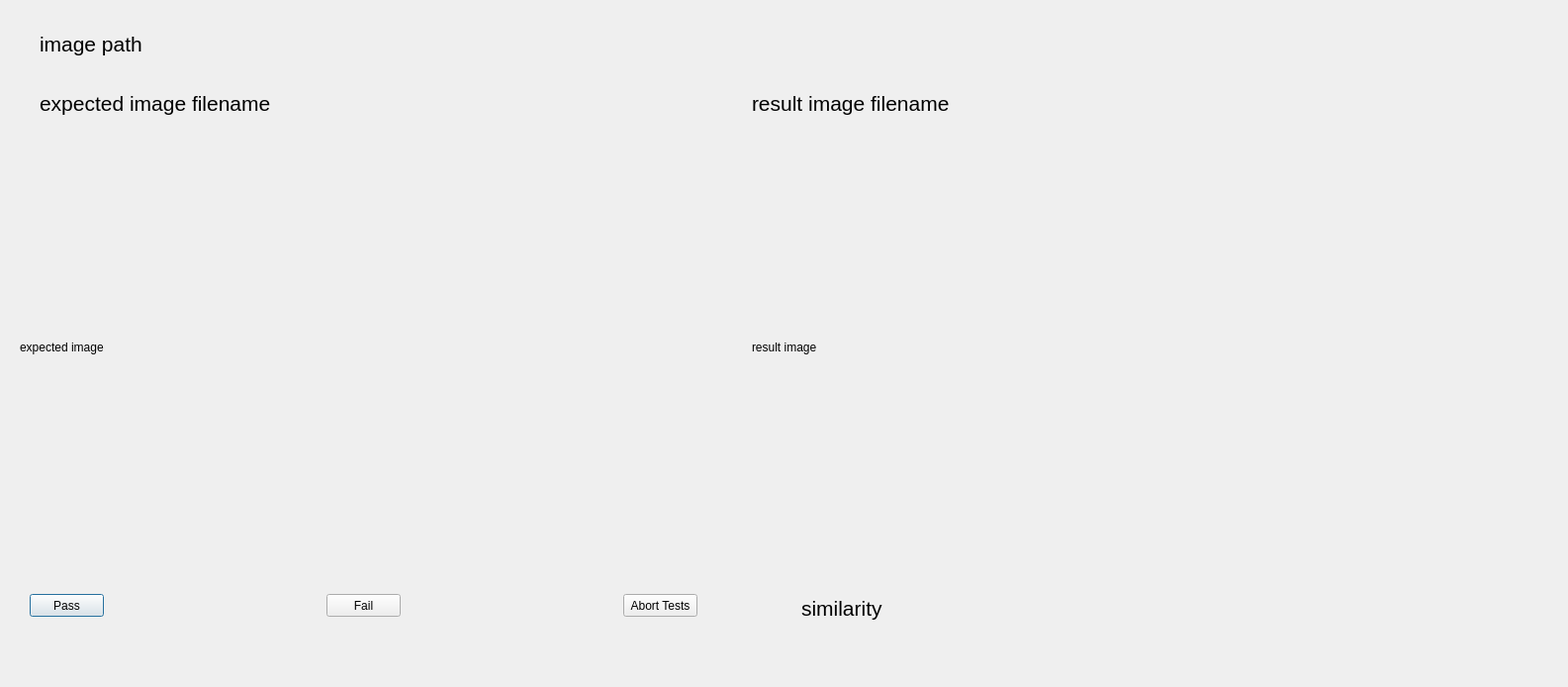
<?xml version="1.0" encoding="UTF-8"?>
<ui version="4.0">
 <class>MismatchWindow</class>
 <widget class="QDialog" name="MismatchWindow">
  <property name="geometry">
   <rect>
    <x>0</x>
    <y>0</y>
    <width>1585</width>
    <height>694</height>
   </rect>
  </property>
  <property name="windowTitle">
   <string>MismatchWindow</string>
  </property>
  <widget class="QLabel" name="expectedImage">
   <property name="geometry">
    <rect>
     <x>20</x>
     <y>170</y>
     <width>720</width>
     <height>362</height>
    </rect>
   </property>
   <property name="text">
    <string>expected image</string>
   </property>
  </widget>
  <widget class="QLabel" name="resultImage">
   <property name="geometry">
    <rect>
     <x>760</x>
     <y>170</y>
     <width>720</width>
     <height>362</height>
    </rect>
   </property>
   <property name="text">
    <string>result image</string>
   </property>
  </widget>
  <widget class="QLabel" name="resultFilename">
   <property name="geometry">
    <rect>
     <x>760</x>
     <y>90</y>
     <width>800</width>
     <height>28</height>
    </rect>
   </property>
   <property name="font">
    <font>
     <pointsize>16</pointsize>
    </font>
   </property>
   <property name="text">
    <string>result image filename</string>
   </property>
  </widget>
  <widget class="QLabel" name="expectedFilename">
   <property name="geometry">
    <rect>
     <x>40</x>
     <y>90</y>
     <width>700</width>
     <height>28</height>
    </rect>
   </property>
   <property name="font">
    <font>
     <pointsize>16</pointsize>
    </font>
   </property>
   <property name="text">
    <string>expected image filename</string>
   </property>
  </widget>
  <widget class="QLabel" name="imagePath">
   <property name="geometry">
    <rect>
     <x>40</x>
     <y>30</y>
     <width>1200</width>
     <height>28</height>
    </rect>
   </property>
   <property name="font">
    <font>
     <pointsize>16</pointsize>
    </font>
   </property>
   <property name="text">
    <string>image path</string>
   </property>
  </widget>
  <widget class="QPushButton" name="passTestButton">
   <property name="geometry">
    <rect>
     <x>30</x>
     <y>600</y>
     <width>75</width>
     <height>23</height>
    </rect>
   </property>
   <property name="text">
    <string>Pass</string>
   </property>
  </widget>
  <widget class="QPushButton" name="failTestButton">
   <property name="geometry">
    <rect>
     <x>330</x>
     <y>600</y>
     <width>75</width>
     <height>23</height>
    </rect>
   </property>
   <property name="text">
    <string>Fail</string>
   </property>
  </widget>
  <widget class="QPushButton" name="abortTestsButton">
   <property name="geometry">
    <rect>
     <x>630</x>
     <y>600</y>
     <width>75</width>
     <height>23</height>
    </rect>
   </property>
   <property name="text">
    <string>Abort Tests</string>
   </property>
  </widget>
  <widget class="QLabel" name="errorLabel">
   <property name="geometry">
    <rect>
     <x>810</x>
     <y>600</y>
     <width>720</width>
     <height>28</height>
    </rect>
   </property>
   <property name="font">
    <font>
     <pointsize>16</pointsize>
    </font>
   </property>
   <property name="text">
    <string>similarity</string>
   </property>
  </widget>
 </widget>
 <layoutdefault spacing="6" margin="11"/>
 <resources/>
 <connections/>
</ui>
